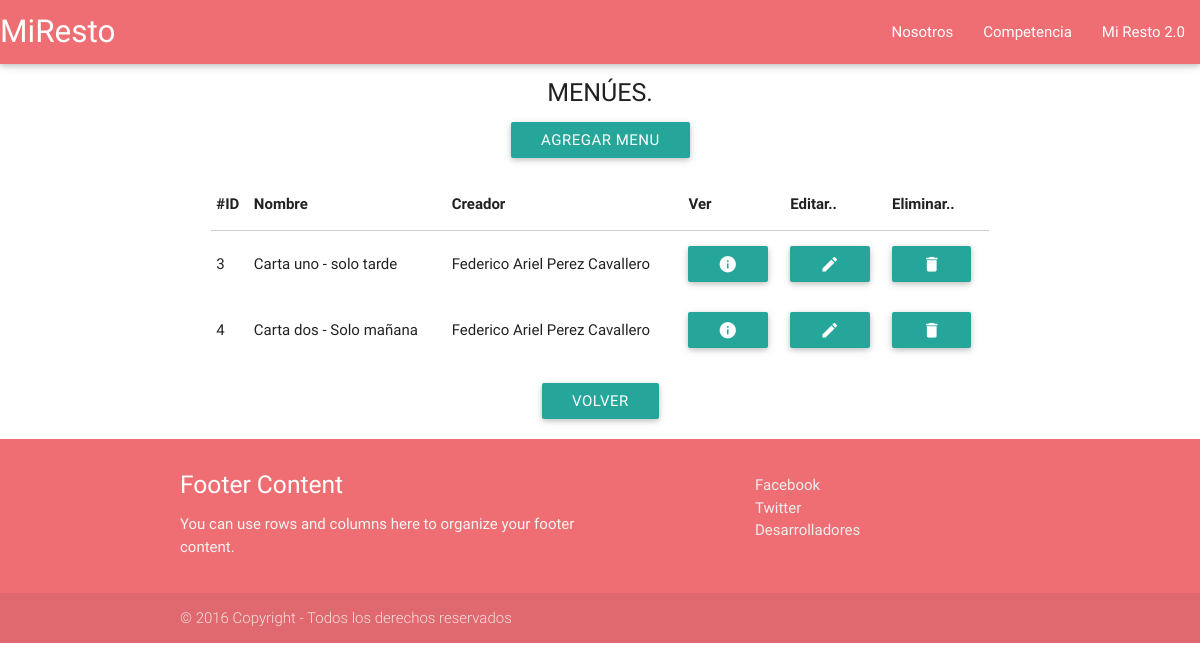
The page /index.php/menu on the database as committed earlier.
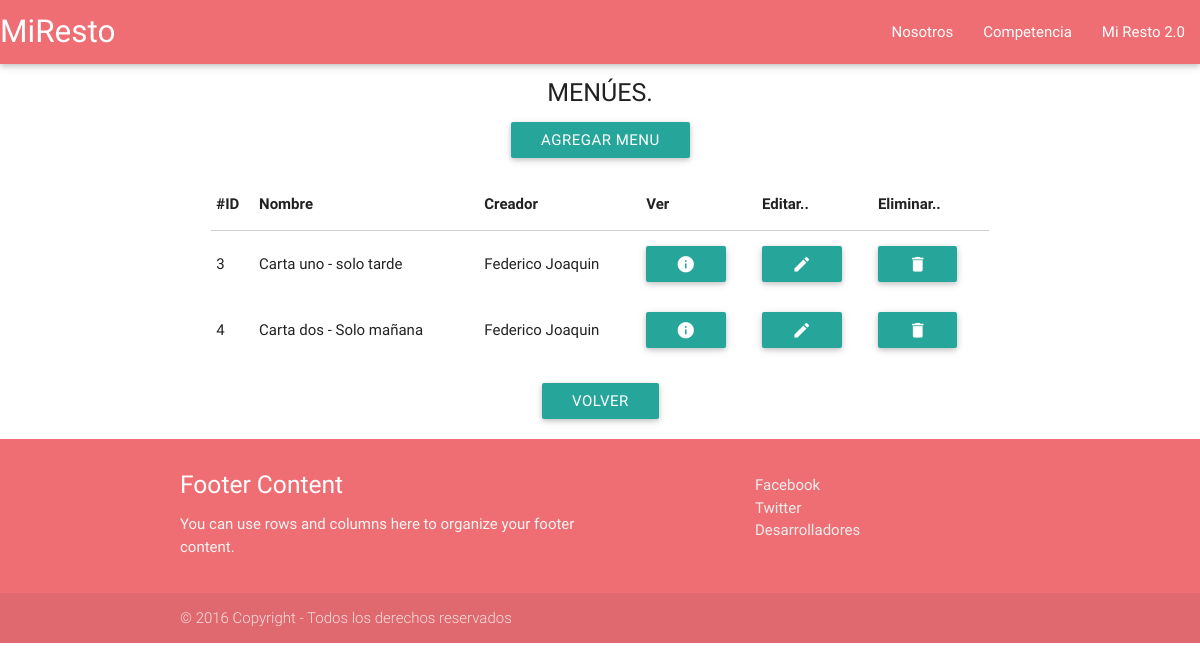
The same page on the database as committed later.
### tables this page shows
CREATE TABLE `cartas` (
  `id` int(10) UNSIGNED NOT NULL,
  `id_restriccion_dia` int(10) UNSIGNED NOT NULL,
  `id_restriccion_hora` int(10) UNSIGNED NOT NULL,
  `nombre` tinytext NOT NULL,
  `creador` int(10) UNSIGNED NOT NULL
);

CREATE TABLE `empleados` (
  `id` int(10) UNSIGNED NOT NULL,
  `dni` int(10) UNSIGNED NOT NULL,
  `nombre` tinytext NOT NULL,
  `direccion` tinytext NOT NULL,
  `telefono` int(10) UNSIGNED NOT NULL,
  `email` tinytext NOT NULL,
  `cuit` bigint(20) UNSIGNED NOT NULL,
  `password` text NOT NULL
);

### application/controllers/Menu.php (called while the page is built, shortened)
<?php
class Menu extends CI_Controller {
    public function index(){
        $data = array();
        $data['menues'] = $this->MCartas->get_cartas();
        $data['funcion'] = 'index';
        $this->load->view('vMenu',$data);
    }
}

### index.php (called while the page is built, shortened)
<?php
require_once BASEPATH.'core/CodeIgniter.php';

### application/models/MCartas.php (called while the page is built, shortened)
<?php
class MCartas extends CI_Model {
    public function get_cartas(){
        $consulta = 'SELECT c.id, c.nombre as nombre_menu, e.nombre as nombre_creador ';
        $consulta .= 'FROM Cartas c LEFT JOIN Empleados e ON e.id = c.creador ';
        $query = $this->db->query($consulta);
        $resultado = $query->result_array();
        return $resultado;
    }
}

### application/views/menu/index.phtml (the view, shortened to what this page needs)
<div class="txt-cabecera">
    MENÚES.
</div>
<div class="row center-align">
    <a class="btn waves-effect waves-green" onClick="menu.preAlta()" >AGREGAR MENU</a>
</div>
<div class="row">
    <div class="col m8 s12 offset-m2">
        <table class="responsive-table">
            <thead>
                <tr>
                    <th>#ID</th>
                    <th>Nombre</th>
                    <th>Creador</th>
                    <th>Ver</th>
                    <th>Editar..</th>
                    <th>Eliminar..</th>
                </tr>
            </thead>
            <tbody id="tablaMenues">
            <?php
                foreach( $menues as $row ){
                    $id = $row['id'];
                    $nm = $row['nombre_menu'];
                    $nc = $row['nombre_creador'];
            ?>
                <tr id="<?php echo 'fm'.$id; ?>">
                    <td><?php echo $id; ?></td>
                    <td><?php echo $nm; ?></td>
                    <td><?php echo $nc; ?></td>
                    <td>
                        <a class="btn waves-effect waves-green"  href="<?php echo site_url()."menu/ver/".$id; ?>">
                            <i class="material-icons">info</i>
                        </a>
                    </td>
                    <td>
                        <a class="btn waves-effect waves-green"  href="<?php echo site_url()."menu/editar/".$id; ?>">
                            <i class="material-icons">edit</i>
                        </a>
                    </td>
                    <td>
                        <a class='dropdown-button btn' data-activates='<?php echo 'drop'.$id; ?>'>
                            <i class="material-icons">delete</i>
                        </a>
                    </td>
                </tr>
            <?php
                }
            ?>
            </tbody>
        </table>
    </div>
</div>
<div class="row center-align">
    <a class="btn waves-effect waves-light tooltipped" data-tooltip="Volver a roles" href="<?php echo site_url()?>intranet">Volver</a>
</div>

Rows that differ between the two databases and show on the page:
changed through a linked row, cartas "Carta uno - solo tarde": empleados.nombre "Federico Ariel Perez Cavallero" → "Federico Joaquin"
changed cartas "Carta dos - Solo mañana": empleados.nombre "Federico Ariel Perez Cavallero" → "Federico Joaquin"
